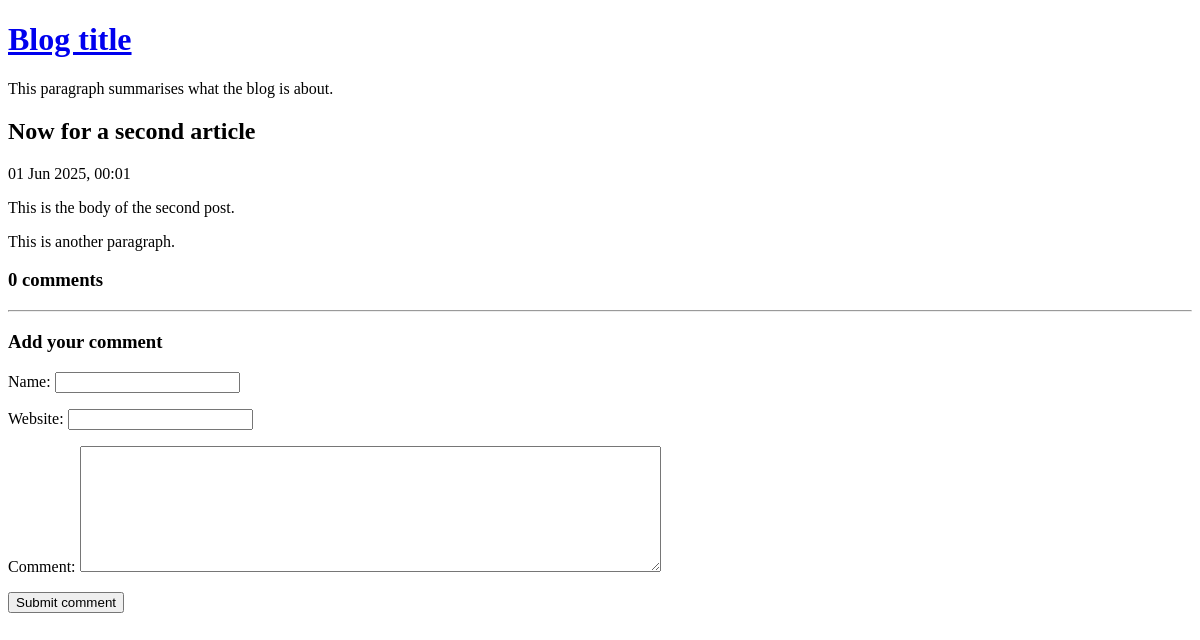
Before: /view-post.php?post_id=2 with the older database file.
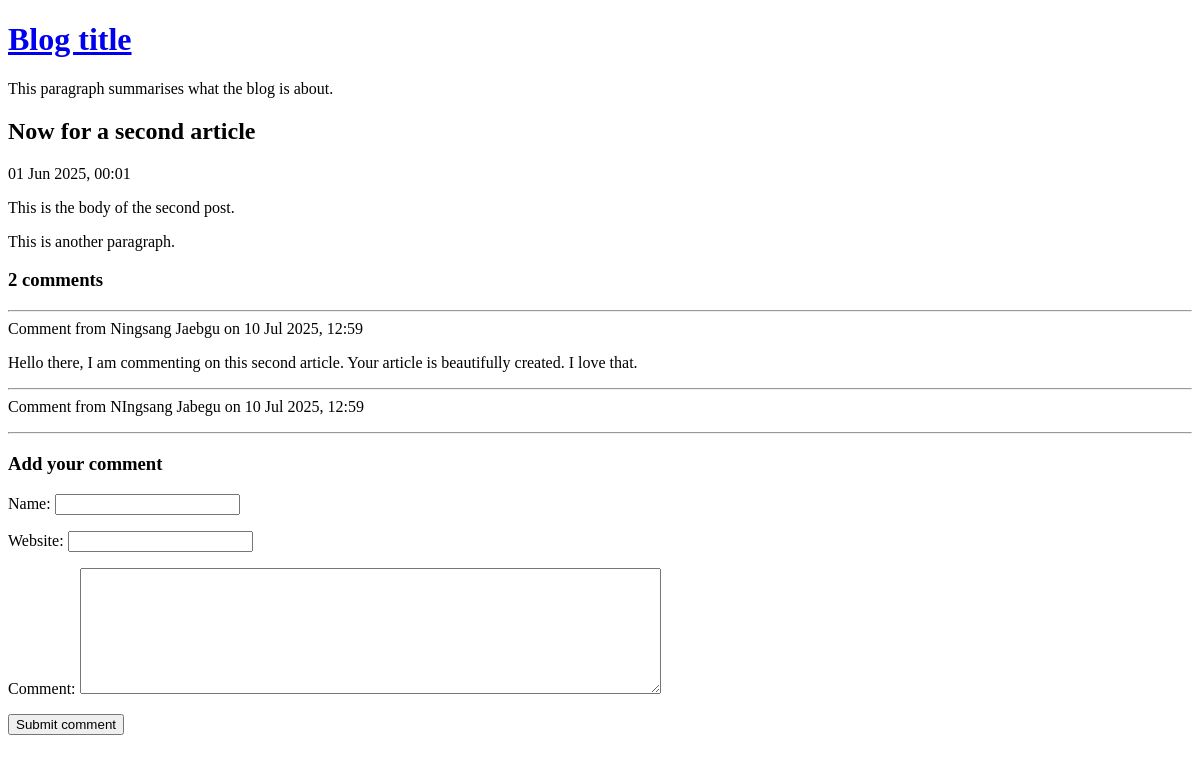
After: the same page with the newer database file.
### tables this page shows
CREATE TABLE post (
    id INTEGER PRIMARY KEY AUTOINCREMENT NOT NULL,
    title VARCHAR NOT NULL,
    body VARCHAR NOT NULL,
    user_id INTEGER NOT NULL,
    created_at VARCHAR NOT NULL,
    updated_at VARCHAR
);

CREATE TABLE comment (
    id INTEGER PRIMARY KEY AUTOINCREMENT NOT NULL,
    post_id INTEGER NOT NULL,
    created_at VARCHAR NOT NULL,
    name VARCHAR NOT NULL,
    website VARCHAR,
    text VARCHAR NOT NULL
);

### lib/view-post.php (called while the page is built, shortened)
<?php
function getPostRow(PDO $pdo, $postId)
{
    $stmt = $pdo->prepare(
        'SELECT
            title, created_at, body
        FROM
            post
        WHERE
            id = :id'
    );
    $result = $stmt->execute(
        array('id' => $postId, )
    );
    $row = $stmt->fetch(PDO::FETCH_ASSOC);
    return $row;
}

### view-post.php (the view, shortened to what this page needs)
<?php
require_once 'lib/common.php';
require_once 'lib/view-post.php';
if (isset($_GET['post_id'])) {
    $postId = $_GET['post_id'];
} else {
    $postId = 0;
}
$pdo = getPDO();
$row = getPostRow($pdo, $postId);
if ($_POST) {
    $commentData = array(
        'name' => $_POST['comment-name'],
        'website' => $_POST['comment-website'],
        'text' => $_POST['comment-text'],
    );
    $errors = addCommentToPost(
        $pdo,
        $postId,
        $commentData
    );
    if (!$errors) {
        redirectAndExit('view-post.php?post_id=' . $postId);
    }
} else {
    $commentData = array(
        'name' => '',
        'website' => '',
        'text' => '',
    );
}
?>
<!DOCTYPE html>
<html>
<head>
</head>
<body>
    <?php include 'templates/title.php' ?>
    <h2>
        <?php echo htmlEscape($row['title']) ?>
    </h2>
    <div>
        <?php echo convertSqlDate($row['created_at']) ?>
    </div>
    <p>
        <?php echo convertNewlinesToParagraphs($row['body']) ?>
    </p>
    <h3><?php echo countCommentsForPost($postId) ?> comments</h3>
    <?php foreach (getCommentsForPost($postId) as $comment): ?>
        <hr />
        <div class="comment">
            <div class="comment-meta">
                Comment from
                <?php echo htmlEscape($comment['name']) ?>
                on
                <?php echo convertSqlDate($comment['created_at']) ?>
            </div>
            <div class="comment-body">
                <?php echo convertNewlinesToParagraphs($comment['text']) ?>
            </div>
        </div>
    <?php endforeach ?>
    <?php require 'templates/comment-form.php' ?>
</body>
</html>

### templates/title.php
<a href="index.php">
    <h1>Blog title</h1>
</a>
<p>This paragraph summarises what the blog is about.</p>

### lib/common.php (shortened to what this page needs)
<?php
function getRootPath()
{
    return realpath(__DIR__ . '/..');
}
function getDatabasePath()
{
    return getRootPath() . '/data/data.sqlite';
}
function getDsn()
{
    return 'sqlite:' . getDatabasePath();
}
function getPDO()
{
    return new PDO(getDsn());
}
function htmlEscape($html)
{
    return htmlspecialchars($html, ENT_HTML5, 'UTF-8');
}
function convertSqlDate($sqlDate)
{
    $date = DateTime::createFromFormat('Y-m-d H:i:s', $sqlDate);
    return $date->format('d M Y, H:i');
}
function convertNewlinesToParagraphs($text)
{
    $escaped = htmlEscape($text);
    return '<p>' . str_replace("\n", "</p><p>", $escaped) . '</p>';
}
function countCommentsForPost($postId)
{
    $pdo = getPDO();
    $sql = "
        SELECT
            COUNT(*) c
        FROM
            comment
        WHERE
            post_id = :post_id
    ";
    $stmt = $pdo->prepare($sql);
    $stmt->execute(
        array('post_id' => $postId, )
    );
    return (int) $stmt->fetchColumn();
}
function getCommentsForPost($postId)
{
    $pdo = getPDO();
    $sql = "
        SELECT
            id, name, text, created_at, website
        FROM
            comment
        WHERE
            post_id = :post_id
    ";
    $stmt = $pdo->prepare($sql);
    $stmt->execute(
        array('post_id' => $postId, )
    );
    return $stmt->fetchAll(PDO::FETCH_ASSOC);
}

### templates/comment-form.php (shortened to what this page needs)
<hr />
<h3>Add your comment</h3>
<form method="post">
    <p>
        <label for="comment-name">
            Name:
        </label>
        <input type="text" id="comment-name" name="comment-name"
            value="<?php echo htmlEscape($commentData['name']) ?>" />
    </p>
    <p>
        <label for="comment-website">
            Website:
        </label>
        <input type="text" id="comment-website" name="comment-website"
            value="<?php echo htmlEscape($commentData['website']) ?>" />
    </p>
    <p>
        <label for="comment-text">
            Comment:
        </label>
        <textarea id="comment-text" name="comment-text" rows="8" cols="70"><?php echo htmlEscape($commentData['text']) ?></textarea>
    </p>
    <input type="submit" value="Submit comment" />
</form>

Changed rows visible on the page:
added comment: name "Ningsang Jaebgu", created_at "10 Jul 2025, 12:59", text "Hello there, I am commenting on this second article. Your article is beautifully created. I love that."
added comment: name "NIngsang Jabegu", created_at "10 Jul 2025, 12:59"
Other visible differences:
countCommentsForPost($postId): "0" → "2"
